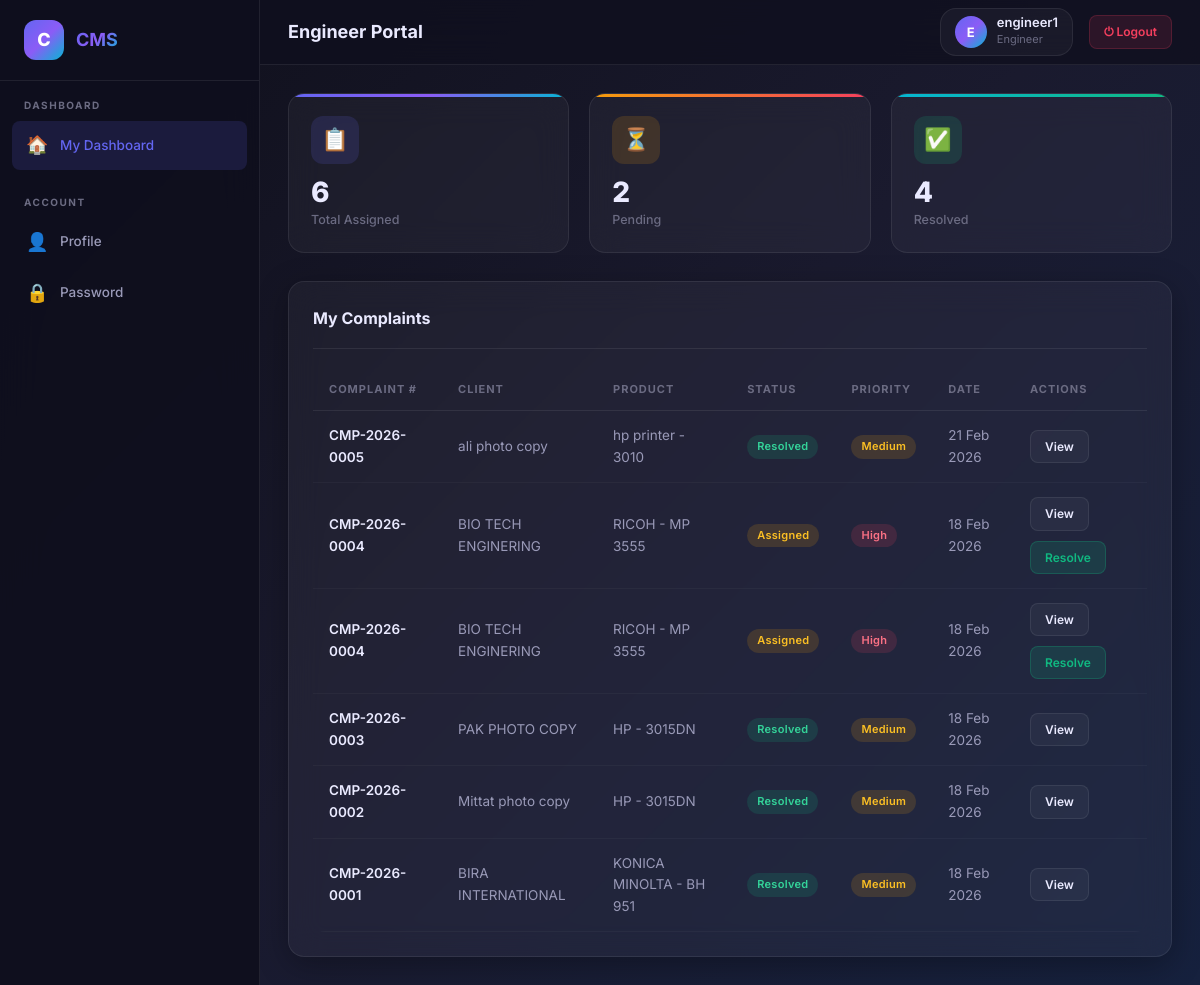
Page /complaints/engineer/dashboard/ (signed in) on the earlier database version.
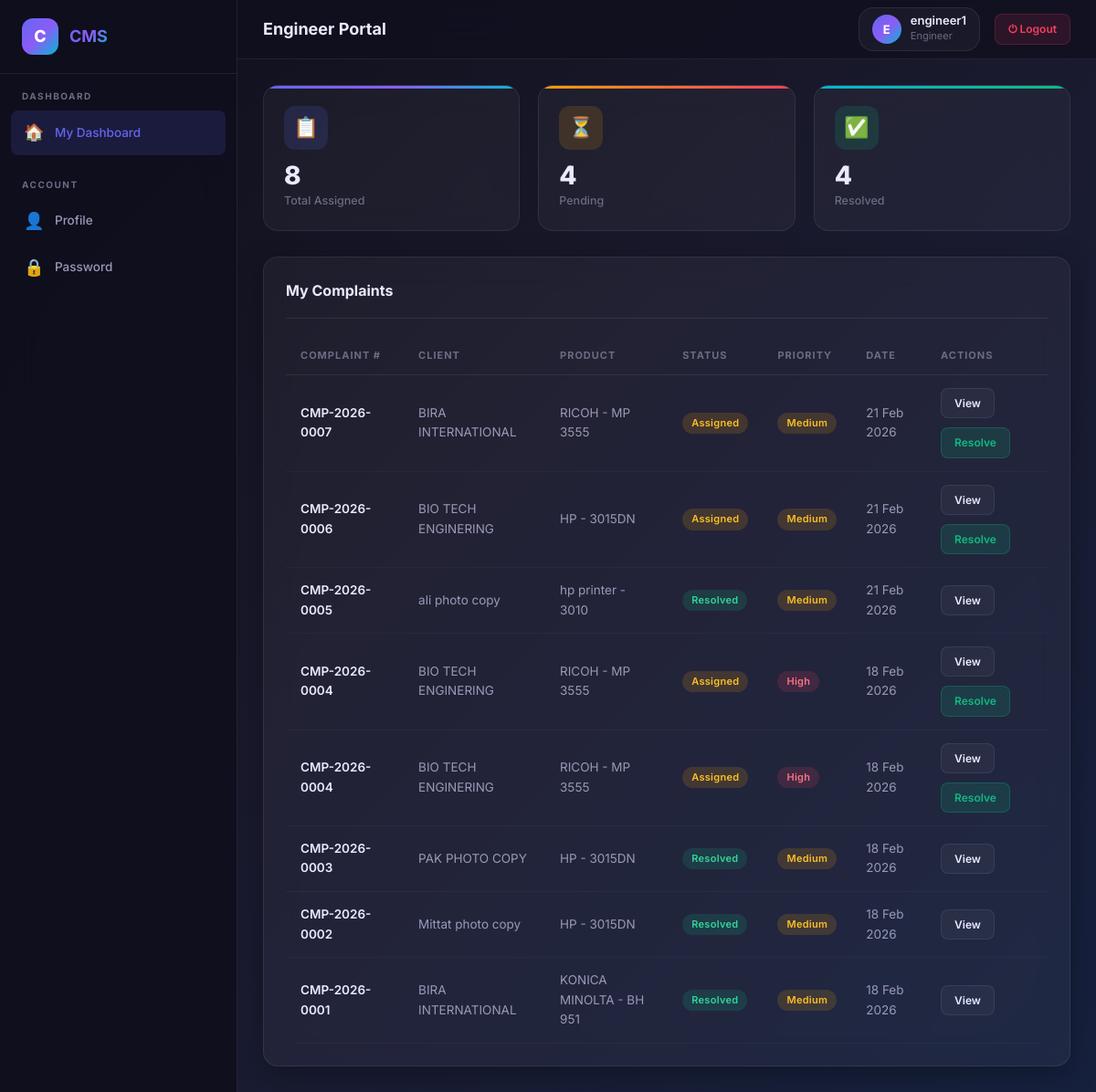
Same page on the later database version.
### complaints/models.py (models this page shows, shortened)
class Complaint(models.Model):
    STATUS_CHOICES = (
        ('new', 'New'),
        ('assigned', 'Assigned'),
        ('in_progress', 'In Progress'),
        ('resolved', 'Resolved'),        # ✅ NEW
        ('visit_only', 'Visit Only'),     # ✅ NEW
        ('cancel', 'Cancelled'),          # ✅ NEW
        ('closed', 'Closed'),
    )
    PRIORITY_CHOICES = (
        ('low', 'Low'),
        ('medium', 'Medium'),
        ('high', 'High'),
    )
    complaint_no = models.CharField(max_length=20, unique=True, editable=False)
    client = models.ForeignKey(Client, on_delete=models.CASCADE)
    product = models.ForeignKey(Product, on_delete=models.CASCADE)
    fault = models.ForeignKey(
        Fault,
        on_delete=models.PROTECT,
        null=True,
        blank=True
    )
    other_details = models.TextField(blank=True, default='')
    status = models.CharField(
        max_length=20,
        choices=STATUS_CHOICES,
        default='new'
    )
    priority = models.CharField(
        max_length=20,
        choices=PRIORITY_CHOICES,
        default='medium'
    )
    service_charge = models.DecimalField(
        max_digits=10,
        decimal_places=2,
        default=0.00,
        validators=[MinValueValidator(0)],
        help_text="Engineer service charges"
    )
    total_parts_cost = models.DecimalField(
        max_digits=10,
        decimal_places=2,
        default=0.00,
        validators=[MinValueValidator(0)],
        help_text="Total cost of parts used"
    )
    grand_total = models.DecimalField(
        max_digits=10,
        decimal_places=2,
        default=0.00,
        validators=[MinValueValidator(0)],
        help_text="Service Charge + Parts Cost"
    )
    is_free = models.BooleanField(
        default=False,
        help_text="Free service (no charges)"
    )
    is_amc = models.BooleanField(
        default=False,
        help_text="Under Annual Maintenance Contract"
    )
    is_warranty = models.BooleanField(
        default=False,
        help_text="Under Warranty"
    )
    resolved_at = models.DateTimeField(
        null=True,
        blank=True,
        help_text="When complaint was resolved"
    )
    resolved_by = models.ForeignKey(
        settings.AUTH_USER_MODEL,
        on_delete=models.SET_NULL,
        null=True,
        blank=True,
        related_name='resolved_complaints',
        help_text="Engineer who resolved"
    )
    resolution_remarks = models.TextField(
        blank=True,
        null=True,
        help_text="Remarks at time of resolution"
    )
    created_at = models.DateTimeField(auto_now_add=True)
    updated_at = models.DateTimeField(auto_now=True)
    class Meta:
        ordering = ['-created_at']
        indexes = [
            models.Index(fields=['status']),
            models.Index(fields=['complaint_no']),
            models.Index(fields=['resolved_at']),  # ✅ NEW index
        ]

### clients/models.py (models this page shows)
class Client(models.Model):
    name = models.CharField(max_length=200)
    primary_contact_no = models.CharField(max_length=20)
    alternate_contact_no = models.CharField(max_length=20, blank=True, null=True)
    email = models.EmailField(blank=True, null=True)
    office_address = models.TextField(blank=True, null=True)
    created_at = models.DateTimeField(auto_now_add=True)
    def __str__(self):
        return self.name

### products/models.py (models this page shows)
class Product(models.Model):
    brand_make = models.CharField(max_length=100)
    brand_model = models.CharField(max_length=100)
    product_type = models.CharField(max_length=100, blank=True, null=True)
    created_at = models.DateTimeField(auto_now_add=True)
    def __str__(self):
        return f"{self.brand_make} - {self.brand_model}"

### complaints/views.py (the view)
# urls.py: path('engineer/dashboard/', views.engineer_dashboard, name='engineer_dashboard'),
@login_required
def engineer_dashboard(request):
    print("="*50)
    print("ENGINEER DASHBOARD VIEW CALLED")
    print(f"User: {request.user}")
    print(f"Is authenticated: {request.user.is_authenticated}")
    print(f"Path: {request.path}")
    print("="*50)
    if not hasattr(request.user, 'role'):
        messages.error(request, "User role not defined. Please contact admin.")
        return redirect('login')
    if request.user.role != 'engineer':
        messages.error(request, "Access denied. Engineers only.")
        return redirect('complaint_list')
    complaints = Complaint.objects.filter(
        assignments__engineer=request.user,
        assignments__is_active=True
    ).select_related('client', 'product').order_by('-created_at')
    total = complaints.count()
    pending = complaints.filter(status='assigned').count()
    resolved = complaints.filter(status='resolved').count()
    context = {
        'complaints': complaints,
        'total_complaints': total,
        'pending_complaints': pending,
        'resolved_complaints': resolved,
    }
    return render(request, 'complaints/engineer_dashboard.html', context)

### accounts/models.py (called while the page is built)
    def __str__(self):
        return f"{self.username} ({self.role})"

### templates/complaints/engineer_dashboard.html (shortened to what this page needs)
{% extends 'base.html' %}
{% block page_title %}Engineer Portal{% endblock %}
{% block content %}
<div class="stats-grid">
    <div class="stat-card indigo fade-up stagger-1">
        <div class="stat-icon">📋</div>
        <div class="stat-value">{{ total_complaints }}</div>
        <div class="stat-label">Total Assigned</div>
    </div>
    <div class="stat-card amber fade-up stagger-2">
        <div class="stat-icon">⏳</div>
        <div class="stat-value">{{ pending_complaints }}</div>
        <div class="stat-label">Pending</div>
    </div>
    <div class="stat-card emerald fade-up stagger-3">
        <div class="stat-icon">✅</div>
        <div class="stat-value">{{ resolved_complaints }}</div>
        <div class="stat-label">Resolved</div>
    </div>
</div>
<div class="glass-card fade-up">
    <div class="card-header">
        <h3>My Complaints</h3>
    </div>
    {% if complaints %}
    <div class="table-container">
        <table class="data-table">
            <thead>
                <tr>
                    <th>Complaint #</th>
                    <th>Client</th>
                    <th>Product</th>
                    <th>Status</th>
                    <th>Priority</th>
                    <th>Date</th>
                    <th>Actions</th>
                </tr>
            </thead>
            <tbody>
                {% for c in complaints %}
                <tr>
                    <td class="td-bold">{{ c.complaint_no }}</td>
                    <td>{{ c.client }}</td>
                    <td>{{ c.product }}</td>
                    <td><span class="badge badge-{{ c.status }}">{{ c.get_status_display }}</span></td>
                    <td><span class="badge badge-{{ c.priority }}">{{ c.get_priority_display }}</span></td>
                    <td>{{ c.created_at|date:"d M Y" }}</td>
                    <td>
                        <div class="btn-group">
                            <a href="{% url 'engineer_complaint_detail' c.pk %}"
                                class="btn btn-secondary btn-sm">View</a>
                            {% if c.status == 'assigned' %}
                            <a href="{% url 'resolve_complaint' c.pk %}" class="btn btn-success btn-sm">Resolve</a>
                            {% endif %}
                        </div>
                    </td>
                </tr>
                {% endfor %}
            </tbody>
        </table>
    </div>
    {% else %}
    <div class="empty-state">
        <div class="empty-icon">🎉</div>
        <p>No complaints assigned right now!</p>
    </div>
    {% endif %}
</div>
{% endblock %}

Differences in the rows shown:
added Complaint: complaint_no "CMP-2026-0007", client "BIRA INTERNATIONAL", product "RICOH - MP 3555", status "Assigned", priority "Medium", created_at "21 Feb 2026", shows "Resolve"
added Complaint: complaint_no "CMP-2026-0006", client "BIO TECH ENGINERING", product "HP - 3015DN", status "Assigned", priority "Medium", created_at "21 Feb 2026", shows "Resolve"
Other differences:
{{ total_complaints }}: "6" → "8"
{{ pending_complaints }}: "2" → "4"
